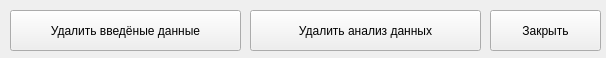
<?xml version="1.0" encoding="UTF-8"?>
<ui version="4.0">
 <class>Form</class>
 <widget class="QWidget" name="Form">
  <property name="geometry">
   <rect>
    <x>0</x>
    <y>0</y>
    <width>606</width>
    <height>58</height>
   </rect>
  </property>
  <property name="minimumSize">
   <size>
    <width>606</width>
    <height>58</height>
   </size>
  </property>
  <property name="maximumSize">
   <size>
    <width>606</width>
    <height>58</height>
   </size>
  </property>
  <property name="windowTitle">
   <string>Удаление данных</string>
  </property>
  <widget class="QPushButton" name="butAnaliz">
   <property name="geometry">
    <rect>
     <x>250</x>
     <y>10</y>
     <width>231</width>
     <height>41</height>
    </rect>
   </property>
   <property name="text">
    <string>Удалить анализ данных</string>
   </property>
  </widget>
  <widget class="QPushButton" name="butClose">
   <property name="geometry">
    <rect>
     <x>490</x>
     <y>10</y>
     <width>111</width>
     <height>41</height>
    </rect>
   </property>
   <property name="text">
    <string>Закрыть</string>
   </property>
  </widget>
  <widget class="QPushButton" name="butData">
   <property name="geometry">
    <rect>
     <x>10</x>
     <y>10</y>
     <width>231</width>
     <height>41</height>
    </rect>
   </property>
   <property name="text">
    <string>Удалить введёные данные</string>
   </property>
  </widget>
 </widget>
 <resources/>
 <connections/>
</ui>
